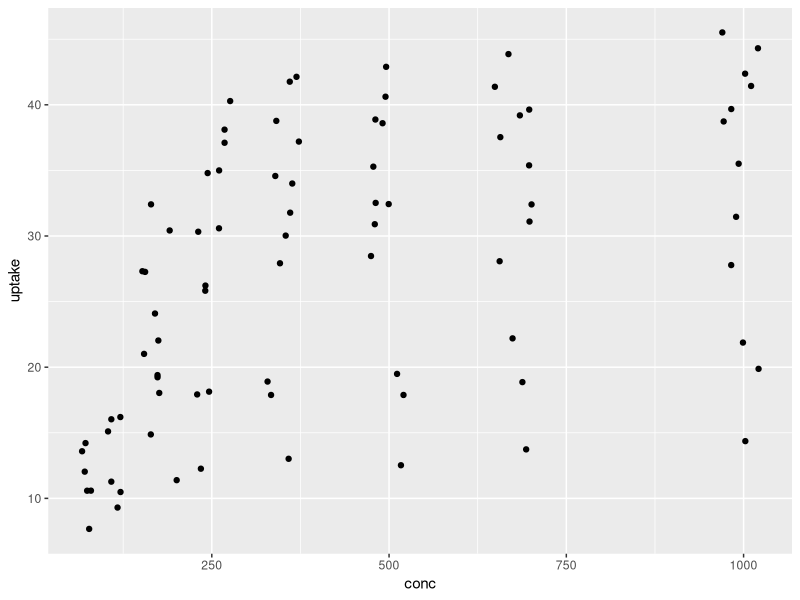
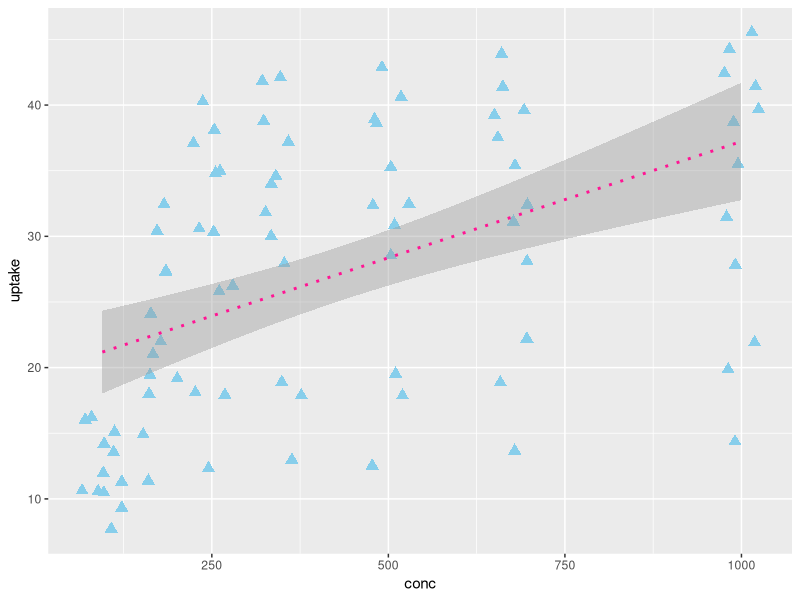
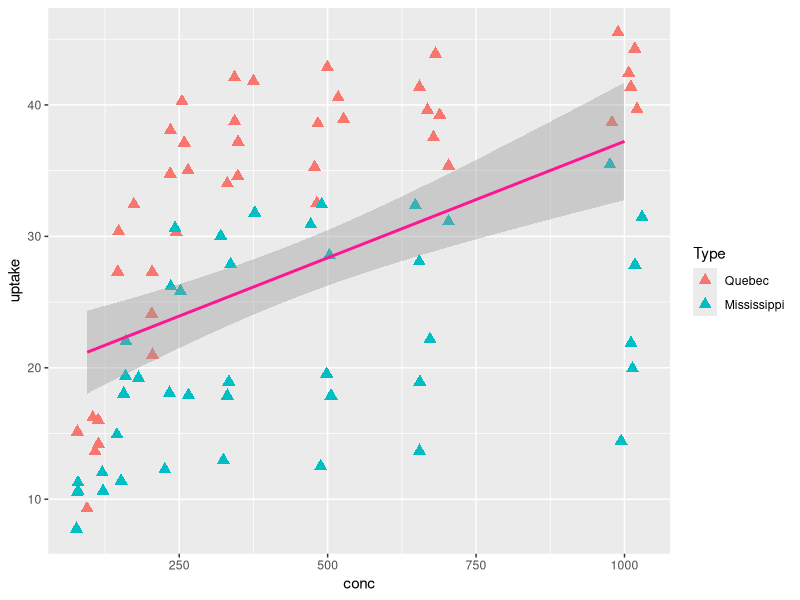
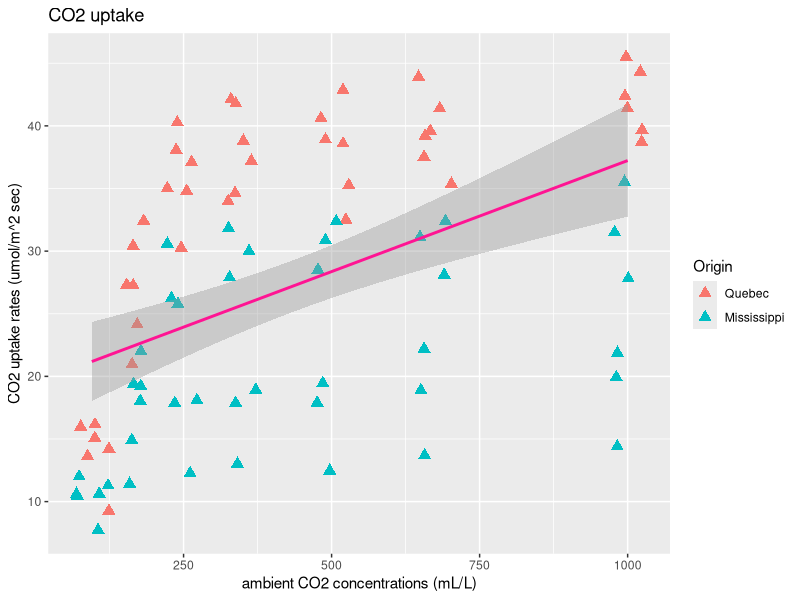
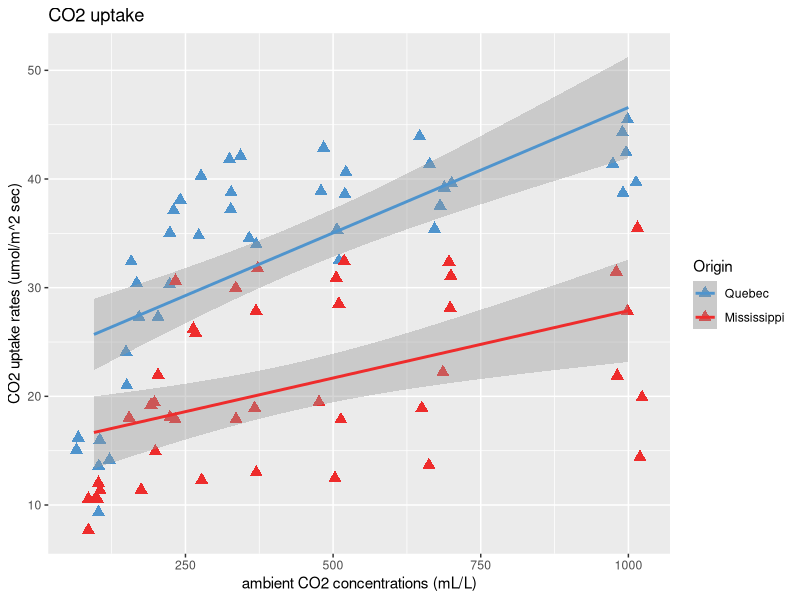
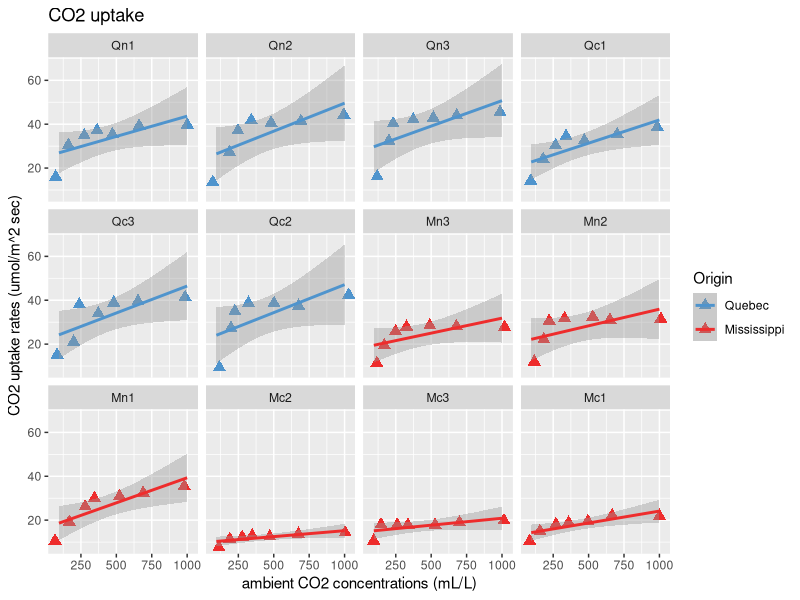
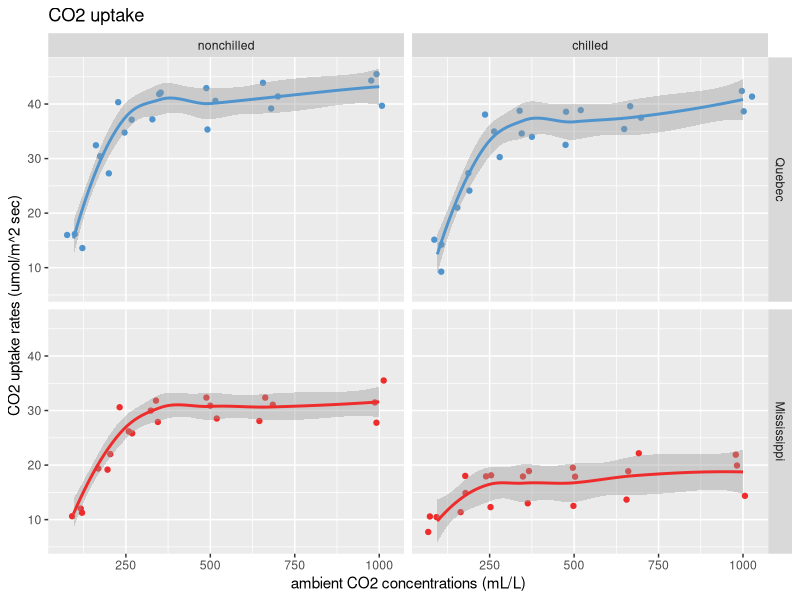
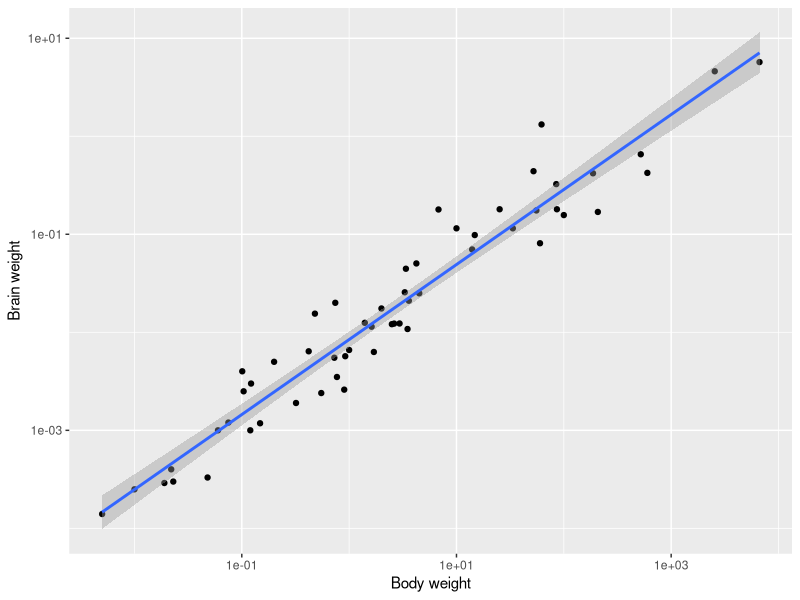

The R script that drew these images, in order:
library(ggplot2)

#CO2 UPTAKE 
#1
ggplot(CO2) + aes(conc, uptake) + geom_jitter()

#2
ggplot(CO2) + aes(conc, uptake) +
  geom_jitter(shape = 17, size = 3, colour = "skyblue") +
  geom_smooth(method = "lm", colour = "deeppink1", linetype = "dotted")

#3
ggplot(CO2) + aes(conc, uptake) +
  geom_jitter(aes(colour = Type), shape = 17, size = 3) +
  geom_smooth(method = "lm", colour = "deeppink1")

#4
ggplot(CO2) + aes(conc, uptake) +
  geom_jitter(aes(colour = Type), shape = 17, size = 3) +
  geom_smooth(method = "lm", colour = "deeppink1") +
  labs(title = "CO2 uptake",
       colour = "Origin",
       x = "ambient CO2 concentrations (mL/L)",
       y = "CO2 uptake rates (umol/m^2 sec)")

#5
ggplot(CO2) + aes(conc, uptake, colour = Type) +
  geom_jitter(shape = 17, size = 3) +
  geom_smooth(method = "lm") +
  scale_colour_manual(values = c("steelblue3", "firebrick2")) +
  labs(title = "CO2 uptake",
       colour = "Origin",
       x = "ambient CO2 concentrations (mL/L)",
       y = "CO2 uptake rates (umol/m^2 sec)")

#6
ggplot(CO2) + aes(conc, uptake, colour = Type) +
  geom_jitter(shape = 17, size = 3) +
  geom_smooth(method = "lm") +
  scale_colour_manual(values = c("steelblue3", "firebrick2")) +
  labs(title = "CO2 uptake",
       colour = "Origin",
       x = "ambient CO2 concentrations (mL/L)",
       y = "CO2 uptake rates (umol/m^2 sec)") +
  facet_wrap(vars(Plant))

#7
ggplot(CO2) + aes(conc, uptake, colour = Type) +
  geom_jitter() +
  geom_smooth(method = "loess", formula = y ~ x) +
  scale_colour_manual(values = c("steelblue3", "firebrick2")) +
  labs(title = "CO2 uptake",
       colour = "Origin",
       x = "ambient CO2 concentrations (mL/L)",
       y = "CO2 uptake rates (umol/m^2 sec)") +
  facet_grid(Type ~ Treatment) +
  theme(legend.position = "none")




#Q2 MAMMALS SLEEP
#1
ggplot(msleep) + aes(bodywt, brainwt) + geom_point() +
  scale_x_log10() + scale_y_log10() +
  geom_smooth(formula = y~x, method = "lm") +
  labs(x = "Body weight", y = "Brain weight")

#2
ggplot(msleep) + aes(bodywt, brainwt) +
  geom_point(aes(colour = vore)) +
  geom_smooth(formula = y~x, method = "lm",
              size = 0.5, colour= "lightgrey", fill = "grey80") +
  scale_x_log10() + scale_y_log10() +
  labs(x = "Body weight", y = "Brain weight")

#3
vore.labels <- c("Carnivore", "Herbivore", "Insectivore", "Omnivore")
names(vore.labels) <- c("carni", "herbi", "insecti", "omni")
msleep.noNA <- msleep[!is.na(msleep$vore),]
ggplot(msleep.noNA) + aes(sleep_total, bodywt) +
  geom_point(aes(colour = genus)) +
  geom_smooth(formula = y~x,
              method = "lm") +
  scale_y_log10() +
  labs(x = "Sleep total", y = "Body weight",
       title = "Sleep and body weight by food source") +
  facet_wrap(vars(vore), labeller = labeller(vore = vore.labels)) +
  theme(legend.position = "none")




